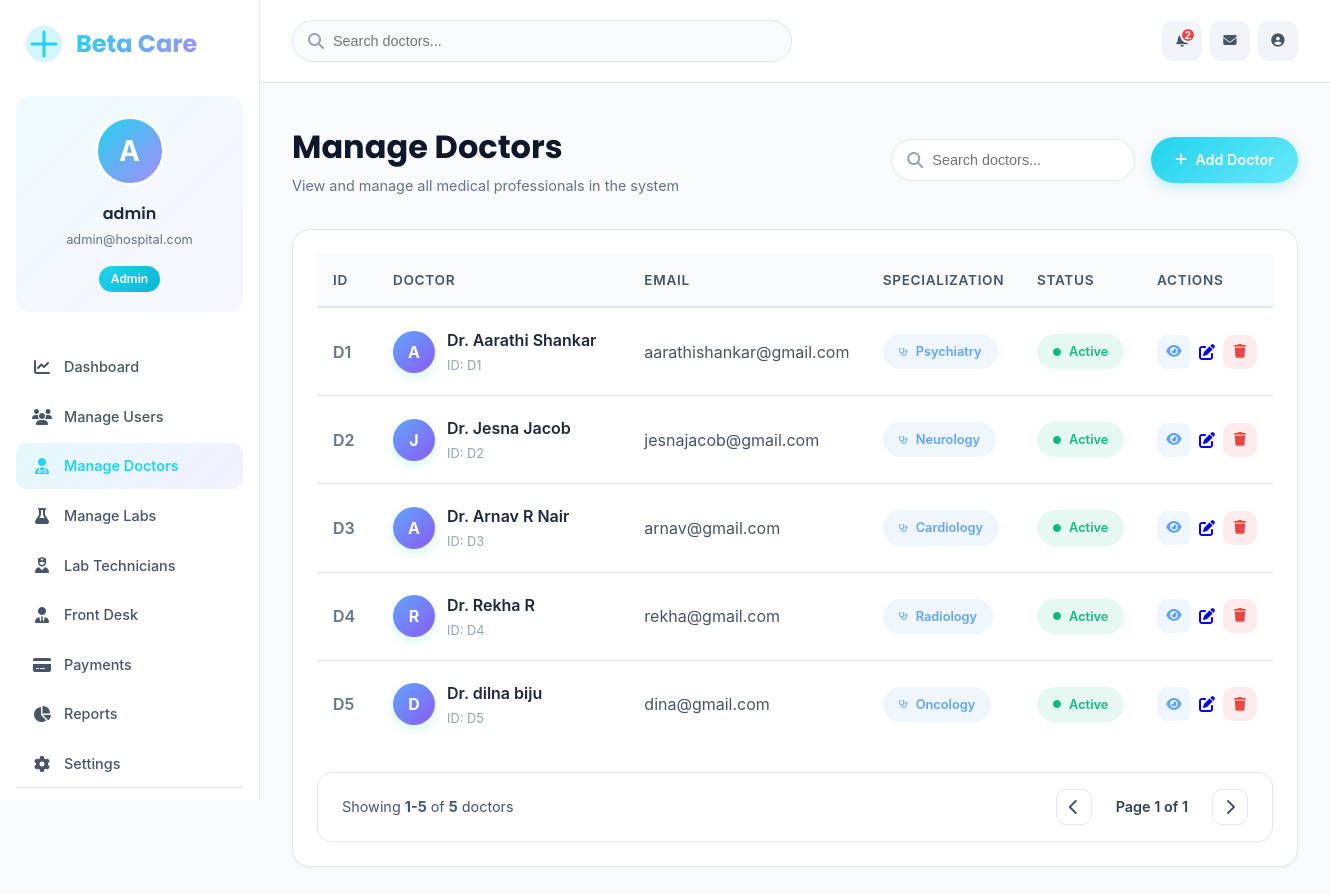
The page /dashboard/admin/doctors/ (signed in) on the database its author committed.
### core/models.py (models this page shows, shortened)
class DoctorProfile(models.Model):
    user = models.OneToOneField(User, on_delete=models.CASCADE)
    department = models.CharField(max_length=100)
    specialization = models.CharField(max_length=100)
    license_number = models.CharField(max_length=50, blank=True, default="")
    experience = models.PositiveIntegerField(default=0, help_text="Years of experience")
    consultation_fee = models.DecimalField(
    max_digits=8,
    decimal_places=2,
    default=0.00,  # default value for new and existing rows
    help_text="Fee in INR"
)
    phone = models.CharField(max_length=15)
    bio = models.TextField(blank=True)
    status = models.CharField(max_length=20, default="Active")

### core/views.py (the view)
# urls.py: path('dashboard/admin/doctors/', views.admin_doctors, name='admin_doctors'),
@user_passes_test(is_admin)
def admin_doctors(request):
    doctors = DoctorProfile.objects.select_related("user")
    return render(request, "core/dashboard/admin_doctors.html", {
        "doctors": doctors
    })

### core/views.py (called while the page is built)
def is_admin(user):
    return user.is_superuser or user.is_staff

### core/templates/core/dashboard/admin_doctors.html (shortened to what this page needs)
{% load static %}
<!DOCTYPE html>
<html lang="en">
<head>
    <link href="https://cdnjs.cloudflare.com/ajax/libs/font-awesome/6.5.0/css/all.min.css" rel="stylesheet">
    <link rel="stylesheet" href="{% static 'core/css/admin.css' %}">
</head>
<body>
    <div class="medical-dashboard">
        <aside class="medical-sidebar">
            <div class="brand">
                <div class="brand-logo">
                </div>
                <span class="brand-name">Beta Care</span>
            </div>
            <div class="profile-card">
                <div class="profile-avatar-wrapper">
                    <div class="profile-avatar">
                        <div class="avatar-fallback" style="display: none;">
                            {{ request.user.first_name|default:request.user.username|slice:":1"|upper }}
                        </div>
                    </div>
                </div>
                <div class="profile-details">
                    <h4 class="profile-name">{{ request.user.get_full_name|default:request.user.username }}</h4>
                    <p class="profile-email">{{ request.user.email|truncatechars:25 }}</p>
                </div>
                <span class="role-badge">Admin</span>
            </div>
            <nav class="sidebar-nav">
                <a href="{% url 'admin_dashboard' %}"
                    class="nav-item {% if request.resolver_match.url_name == 'admin_dashboard' %}active{% endif %}">
                    <i class="fa-solid fa-chart-line"></i>
                    <span>Dashboard</span>
                </a>
                <a href="{% url 'admin_users' %}"
                    class="nav-item {% if request.resolver_match.url_name == 'admin_users' %}active{% endif %}">
                    <i class="fa-solid fa-users"></i>
                    <span>Manage Users</span>
                </a>
                <a href="{% url 'admin_doctors' %}"
                    class="nav-item {% if request.resolver_match.url_name == 'admin_doctors' or request.resolver_match.url_name == 'admin_doctor_edit' or request.resolver_match.url_name == 'admin_doctor_add' %}active{% endif %}">
                    <i class="fa-solid fa-user-doctor"></i>
                    <span>Manage Doctors</span>
                </a>
                <a href="{% url 'admin_labs' %}"
                    class="nav-item {% if request.resolver_match.url_name == 'admin_labs' %}active{% endif %}">
                    <i class="fa-solid fa-flask"></i>
                    <span>Manage Labs</span>
                </a>
                <a href="{% url 'admin_lab_technicians' %}"
                    class="nav-item {% if request.resolver_match.url_name == 'admin_lab_technicians' or request.resolver_match.url_name == 'admin_edit_technician' %}active{% endif %}">
                    <i class="fa-solid fa-user-nurse"></i>
                    <span>Lab Technicians</span>
                </a>
                <a href="{% url 'admin_frontdesk' %}"
                    class="nav-item {% if request.resolver_match.url_name == 'admin_frontdesk' or request.resolver_match.url_name == 'admin_edit_frontdesk' %}active{% endif %}">
                    <i class="fa-solid fa-user-tie"></i>
                    <span>Front Desk</span>
                </a>
                <a href="{% url 'admin_payments' %}"
                    class="nav-item {% if request.resolver_match.url_name == 'admin_payments' %}active{% endif %}">
                    <i class="fa-solid fa-credit-card"></i>
                    <span>Payments</span>
                </a>
                <a href="{% url 'admin_reports' %}" class="nav-item">
                    <i class="fa-solid fa-chart-pie"></i>
                    <span>Reports</span>
                </a>
                <a href="{% url 'admin_settings' %}" class="nav-item">
                    <i class="fa-solid fa-gear"></i>
                    <span>Settings</span>
                </a>
            </nav>
            <div class="sidebar-footer">
            </div>
        </aside>
        <main class="medical-main">
            <header class="medical-header">
                <div class="header-search">
                    <i class="fa-solid fa-search"></i>
                    <input type="text" name="q" placeholder="Search doctors..." value="{{ request.GET.q }}">
                </div>
                <div class="header-actions">
                    <button class="header-icon-btn">
                        <span class="notification-badge">2</span>
                    </button>
                    <button class="header-icon-btn">
                        <i class="fa-solid fa-envelope"></i>
                    </button>
                    <button class="header-icon-btn">
                        <i class="fa-solid fa-user-circle"></i>
                    </button>
                </div>
            </header>
            <div class="medical-content">
                <div class="content-header">
                    <div class="page-title-section">
                        <h1 class="page-title">Manage Doctors</h1>
                        <p class="page-subtitle">View and manage all medical professionals in the system</p>
                    </div>
                    <div class="page-actions-section">
                        <form method="get" class="inline-search-form">
                            <div class="inline-search-box">
                                <i class="fa-solid fa-search"></i>
                                <input type="text" name="q" placeholder="Search doctors..." value="{{ request.GET.q }}">
                            </div>
                        </form>
                        <a href="{% url 'admin_doctor_add' %}" class="add-btn">
                            <i class="fa-solid fa-plus"></i>
                            <span>Add Doctor</span>
                        </a>
                    </div>
                </div>
                <div class="medical-table-card">
                    <table class="medical-table">
                        <thead>
                            <tr>
                                <th class="cell-id">ID</th>
                                <th class="cell-patient">Doctor</th>
                                <th class="cell-email">Email</th>
                                <th class="cell-phone">Specialization</th>
                                <th class="cell-status">Status</th>
                                <th class="cell-actions">Actions</th>
                            </tr>
                        </thead>
                        <tbody>
                            {% for doctor in doctors %}
                            <tr>
                                <td class="cell-id">D{{ doctor.id }}</td>
                                <td class="cell-patient">
                                    <div class="patient-info">
                                        <div class="patient-avatar" style="background: linear-gradient(135deg, #60a5fa, #8b5cf6);">
                                            {{ doctor.user.first_name|default:doctor.user.email|slice:":1"|upper }}
                                        </div>
                                        <div class="patient-details">
                                            <div class="patient-name">
                                                Dr. {{ doctor.user.get_full_name|default:"Doctor" }}
                                            </div>
                                            <div class="patient-id">ID: D{{ doctor.id }}</div>
                                        </div>
                                    </div>
                                </td>
                                <td class="cell-email">{{ doctor.user.email }}</td>
                                <td class="cell-phone">
                                    <span class="status-badge" style="background: rgba(96, 165, 250, 0.1); color: var(--medical-blue);">
                                        <i class="fa-solid fa-stethoscope"></i>
                                        {{ doctor.specialization }}
                                    </span>
                                </td>
                                <td class="cell-status">
                                    {% if doctor.user.is_active %}
                                    <span class="status-badge status-active">
                                        <i class="fa-solid fa-circle"></i>
                                        Active
                                    </span>
                                    {% else %}
                                    <span class="status-badge status-inactive">
                                        <i class="fa-solid fa-circle"></i>
                                        Inactive
                                    </span>
                                    {% endif %}
                                </td>
                                <td class="cell-actions">
                                    <div class="action-buttons">
                                        <a href="{% url 'admin_doctor_detail' doctor.id %}" class="action-btn view-btn" title="View Details">
                                            <i class="fa-solid fa-eye"></i>
                                        </a>
                                        <a href="{% url 'admin_doctor_edit' doctor.id %}" class="btn-edit" title="Edit Doctor">
                                            <i class="fa-solid fa-edit"></i>
                                        </a>
                                        <button class="action-btn delete-btn" onclick="openDeleteModal({{ doctor.id }}, 'Dr. {{ doctor.user.get_full_name|default:doctor.user.email }}')" title="Delete Doctor">
                                            <i class="fa-solid fa-trash"></i>
                                        </button>
                                    </div>
                                </td>
                            </tr>
                            {% endfor %}
                        </tbody>
                    </table>
                    {% if doctors %}
                    <div class="pagination-wrapper">
                        <div class="pagination-info">
                            Showing <strong>1-{{ doctors|length }}</strong> of <strong>{{ doctors|length }}</strong> doctors
                        </div>
                        <div class="pagination-controls">
                            <a href="#" class="page-btn">
                                <i class="fa-solid fa-chevron-left"></i>
                            </a>
                            <span class="page-current">Page 1 of 1</span>
                            <a href="#" class="page-btn">
                                <i class="fa-solid fa-chevron-right"></i>
                            </a>
                        </div>
                    </div>
                    {% endif %}
                </div>
            </div>
        </main>
    </div>
</body>
</html>

### rows shown on the page
DoctorProfile: id "1", user.first_name "A", user.get_full_name "Aarathi Shankar", user.email "aarathishankar@gmail.com", specialization "Psychiatry", shows "Active"
DoctorProfile: id "2", user.first_name "J", user.get_full_name "Jesna Jacob", user.email "jesnajacob@gmail.com", specialization "Neurology", shows "Active"
DoctorProfile: id "3", user.first_name "A", user.get_full_name "Arnav R Nair", user.email "arnav@gmail.com", specialization "Cardiology", shows "Active"
DoctorProfile: id "4", user.first_name "R", user.get_full_name "Rekha R", user.email "rekha@gmail.com", specialization "Radiology", shows "Active"
DoctorProfile: id "5", user.first_name "D", user.get_full_name "dilna biju", user.email "dina@gmail.com", specialization "Oncology", shows "Active"

### other values the page prints
{{ request.user.first_name|default:request.user.username|slice:":1"|upper }} "A"
{{ request.user.get_full_name|default:request.user.username }} "admin"
{{ request.user.email|truncatechars:25 }} "admin@hospital.com"
{{ doctors|length }} "5"
